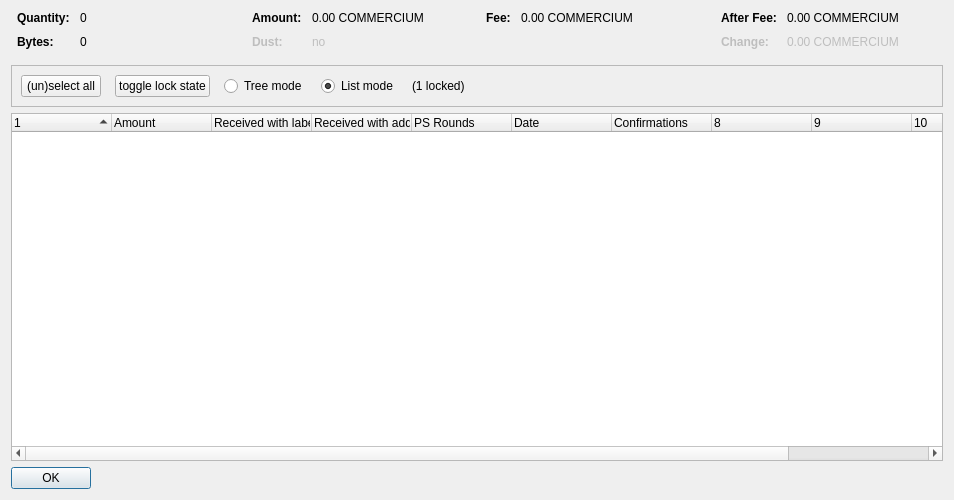
<?xml version="1.0" encoding="UTF-8"?>
<ui version="4.0">
 <class>CoinControlDialog</class>
 <widget class="QDialog" name="CoinControlDialog">
  <property name="geometry">
   <rect>
    <x>0</x>
    <y>0</y>
    <width>954</width>
    <height>500</height>
   </rect>
  </property>
  <property name="windowTitle">
   <string>Coin Selection</string>
  </property>
  <layout class="QVBoxLayout" name="verticalLayout">
   <item>
    <layout class="QHBoxLayout" name="horizontalLayoutTop" stretch="0,0,0,0">
     <property name="topMargin">
      <number>0</number>
     </property>
     <property name="bottomMargin">
      <number>10</number>
     </property>
     <item>
      <layout class="QFormLayout" name="formLayoutCoinControl1">
       <property name="horizontalSpacing">
        <number>10</number>
       </property>
       <property name="verticalSpacing">
        <number>10</number>
       </property>
       <property name="leftMargin">
        <number>6</number>
       </property>
       <property name="rightMargin">
        <number>6</number>
       </property>
       <item row="0" column="0">
        <widget class="QLabel" name="labelCoinControlQuantityText">
         <property name="font">
          <font>
           <weight>75</weight>
           <bold>true</bold>
          </font>
         </property>
         <property name="text">
          <string>Quantity:</string>
         </property>
        </widget>
       </item>
       <item row="0" column="1">
        <widget class="QLabel" name="labelCoinControlQuantity">
         <property name="cursor">
          <cursorShape>IBeamCursor</cursorShape>
         </property>
         <property name="contextMenuPolicy">
          <enum>Qt::ActionsContextMenu</enum>
         </property>
         <property name="text">
          <string notr="true">0</string>
         </property>
         <property name="textInteractionFlags">
          <set>Qt::LinksAccessibleByMouse|Qt::TextSelectableByKeyboard|Qt::TextSelectableByMouse</set>
         </property>
        </widget>
       </item>
       <item row="1" column="0">
        <widget class="QLabel" name="labelCoinControlBytesText">
         <property name="font">
          <font>
           <weight>75</weight>
           <bold>true</bold>
          </font>
         </property>
         <property name="text">
          <string>Bytes:</string>
         </property>
        </widget>
       </item>
       <item row="1" column="1">
        <widget class="QLabel" name="labelCoinControlBytes">
         <property name="cursor">
          <cursorShape>IBeamCursor</cursorShape>
         </property>
         <property name="contextMenuPolicy">
          <enum>Qt::ActionsContextMenu</enum>
         </property>
         <property name="text">
          <string notr="true">0</string>
         </property>
         <property name="textInteractionFlags">
          <set>Qt::LinksAccessibleByMouse|Qt::TextSelectableByKeyboard|Qt::TextSelectableByMouse</set>
         </property>
        </widget>
       </item>
      </layout>
     </item>
     <item>
      <layout class="QFormLayout" name="formLayoutCoinControl2">
       <property name="horizontalSpacing">
        <number>10</number>
       </property>
       <property name="verticalSpacing">
        <number>10</number>
       </property>
       <property name="leftMargin">
        <number>6</number>
       </property>
       <property name="rightMargin">
        <number>6</number>
       </property>
       <item row="0" column="0">
        <widget class="QLabel" name="labelCoinControlAmountText">
         <property name="font">
          <font>
           <weight>75</weight>
           <bold>true</bold>
          </font>
         </property>
         <property name="text">
          <string>Amount:</string>
         </property>
        </widget>
       </item>
       <item row="0" column="1">
        <widget class="QLabel" name="labelCoinControlAmount">
         <property name="cursor">
          <cursorShape>IBeamCursor</cursorShape>
         </property>
         <property name="contextMenuPolicy">
          <enum>Qt::ActionsContextMenu</enum>
         </property>
         <property name="text">
          <string notr="true">0.00 COMMERCIUM</string>
         </property>
         <property name="textInteractionFlags">
          <set>Qt::LinksAccessibleByMouse|Qt::TextSelectableByKeyboard|Qt::TextSelectableByMouse</set>
         </property>
        </widget>
       </item>
       <item row="1" column="0">
        <widget class="QLabel" name="labelCoinControlLowOutputText">
         <property name="enabled">
          <bool>false</bool>
         </property>
         <property name="font">
          <font>
           <weight>75</weight>
           <bold>true</bold>
          </font>
         </property>
         <property name="text">
          <string>Dust:</string>
         </property>
        </widget>
       </item>
       <item row="1" column="1">
        <widget class="QLabel" name="labelCoinControlLowOutput">
         <property name="enabled">
          <bool>false</bool>
         </property>
         <property name="cursor">
          <cursorShape>IBeamCursor</cursorShape>
         </property>
         <property name="contextMenuPolicy">
          <enum>Qt::ActionsContextMenu</enum>
         </property>
         <property name="text">
          <string notr="true">no</string>
         </property>
         <property name="textInteractionFlags">
          <set>Qt::LinksAccessibleByMouse|Qt::TextSelectableByKeyboard|Qt::TextSelectableByMouse</set>
         </property>
        </widget>
       </item>
      </layout>
     </item>
     <item>
      <layout class="QFormLayout" name="formLayoutCoinControl3">
       <property name="horizontalSpacing">
        <number>10</number>
       </property>
       <property name="verticalSpacing">
        <number>10</number>
       </property>
       <property name="leftMargin">
        <number>6</number>
       </property>
       <property name="rightMargin">
        <number>6</number>
       </property>
       <item row="0" column="0">
        <widget class="QLabel" name="labelCoinControlFeeText">
         <property name="font">
          <font>
           <weight>75</weight>
           <bold>true</bold>
          </font>
         </property>
         <property name="text">
          <string>Fee:</string>
         </property>
        </widget>
       </item>
       <item row="0" column="1">
        <widget class="QLabel" name="labelCoinControlFee">
         <property name="cursor">
          <cursorShape>IBeamCursor</cursorShape>
         </property>
         <property name="contextMenuPolicy">
          <enum>Qt::ActionsContextMenu</enum>
         </property>
         <property name="text">
          <string notr="true">0.00 COMMERCIUM</string>
         </property>
         <property name="textInteractionFlags">
          <set>Qt::LinksAccessibleByMouse|Qt::TextSelectableByKeyboard|Qt::TextSelectableByMouse</set>
         </property>
        </widget>
       </item>
      </layout>
     </item>
     <item>
      <layout class="QFormLayout" name="formLayoutCoinControl4">
       <property name="horizontalSpacing">
        <number>10</number>
       </property>
       <property name="verticalSpacing">
        <number>10</number>
       </property>
       <property name="leftMargin">
        <number>6</number>
       </property>
       <property name="rightMargin">
        <number>6</number>
       </property>
       <item row="0" column="0">
        <widget class="QLabel" name="labelCoinControlAfterFeeText">
         <property name="font">
          <font>
           <weight>75</weight>
           <bold>true</bold>
          </font>
         </property>
         <property name="text">
          <string>After Fee:</string>
         </property>
        </widget>
       </item>
       <item row="0" column="1">
        <widget class="QLabel" name="labelCoinControlAfterFee">
         <property name="cursor">
          <cursorShape>IBeamCursor</cursorShape>
         </property>
         <property name="contextMenuPolicy">
          <enum>Qt::ActionsContextMenu</enum>
         </property>
         <property name="text">
          <string notr="true">0.00 COMMERCIUM</string>
         </property>
         <property name="textInteractionFlags">
          <set>Qt::LinksAccessibleByMouse|Qt::TextSelectableByKeyboard|Qt::TextSelectableByMouse</set>
         </property>
        </widget>
       </item>
       <item row="1" column="0">
        <widget class="QLabel" name="labelCoinControlChangeText">
         <property name="enabled">
          <bool>false</bool>
         </property>
         <property name="font">
          <font>
           <weight>75</weight>
           <bold>true</bold>
          </font>
         </property>
         <property name="text">
          <string>Change:</string>
         </property>
        </widget>
       </item>
       <item row="1" column="1">
        <widget class="QLabel" name="labelCoinControlChange">
         <property name="enabled">
          <bool>false</bool>
         </property>
         <property name="cursor">
          <cursorShape>IBeamCursor</cursorShape>
         </property>
         <property name="contextMenuPolicy">
          <enum>Qt::ActionsContextMenu</enum>
         </property>
         <property name="text">
          <string notr="true">0.00 COMMERCIUM</string>
         </property>
         <property name="textInteractionFlags">
          <set>Qt::LinksAccessibleByMouse|Qt::TextSelectableByKeyboard|Qt::TextSelectableByMouse</set>
         </property>
        </widget>
       </item>
      </layout>
     </item>
    </layout>
   </item>
   <item>
    <widget class="QFrame" name="frame">
     <property name="minimumSize">
      <size>
       <width>0</width>
       <height>40</height>
      </size>
     </property>
     <property name="frameShape">
      <enum>QFrame::StyledPanel</enum>
     </property>
     <property name="frameShadow">
      <enum>QFrame::Sunken</enum>
     </property>
     <layout class="QHBoxLayout" name="horizontalLayout">
      <item>
       <layout class="QHBoxLayout" name="horizontalLayoutPanel" stretch="0,0,0,0,0,0">
        <property name="spacing">
         <number>14</number>
        </property>
        <item>
         <widget class="QPushButton" name="pushButtonSelectAll">
          <property name="sizePolicy">
           <sizepolicy hsizetype="Maximum" vsizetype="Fixed">
            <horstretch>0</horstretch>
            <verstretch>0</verstretch>
           </sizepolicy>
          </property>
          <property name="text">
           <string>(un)select all</string>
          </property>
          <property name="autoDefault">
           <bool>false</bool>
          </property>
         </widget>
        </item>
        <item>
         <widget class="QPushButton" name="pushButtonToggleLock">
          <property name="sizePolicy">
           <sizepolicy hsizetype="Maximum" vsizetype="Fixed">
            <horstretch>0</horstretch>
            <verstretch>0</verstretch>
           </sizepolicy>
          </property>
          <property name="text">
           <string>toggle lock state</string>
          </property>
          <property name="autoDefault">
           <bool>false</bool>
          </property>
         </widget>
        </item>
        <item>
         <widget class="QRadioButton" name="radioTreeMode">
          <property name="sizePolicy">
           <sizepolicy hsizetype="Maximum" vsizetype="Fixed">
            <horstretch>0</horstretch>
            <verstretch>0</verstretch>
           </sizepolicy>
          </property>
          <property name="text">
           <string>Tree mode</string>
          </property>
         </widget>
        </item>
        <item>
         <widget class="QRadioButton" name="radioListMode">
          <property name="sizePolicy">
           <sizepolicy hsizetype="Maximum" vsizetype="Fixed">
            <horstretch>0</horstretch>
            <verstretch>0</verstretch>
           </sizepolicy>
          </property>
          <property name="text">
           <string>List mode</string>
          </property>
          <property name="checked">
           <bool>true</bool>
          </property>
         </widget>
        </item>
        <item>
         <widget class="QLabel" name="labelLocked">
          <property name="text">
           <string>(1 locked)</string>
          </property>
         </widget>
        </item>
        <item>
         <spacer name="horizontalSpacer">
          <property name="orientation">
           <enum>Qt::Horizontal</enum>
          </property>
          <property name="sizeHint" stdset="0">
           <size>
            <width>40</width>
            <height>20</height>
           </size>
          </property>
         </spacer>
        </item>
       </layout>
      </item>
     </layout>
    </widget>
   </item>
   <item>
    <widget class="CoinControlTreeWidget" name="treeWidget">
     <property name="contextMenuPolicy">
      <enum>Qt::CustomContextMenu</enum>
     </property>
     <property name="sortingEnabled">
      <bool>false</bool>
     </property>
     <property name="columnCount">
      <number>11</number>
     </property>
     <attribute name="headerShowSortIndicator" stdset="0">
      <bool>true</bool>
     </attribute>
     <attribute name="headerStretchLastSection">
      <bool>false</bool>
     </attribute>
     <column>
      <property name="text">
       <string/>
      </property>
     </column>
     <column>
      <property name="text">
       <string>Amount</string>
      </property>
     </column>
     <column>
      <property name="text">
       <string>Received with label</string>
      </property>
     </column>
     <column>
      <property name="text">
       <string>Received with address</string>
      </property>
     </column>
     <column>
      <property name="text">
       <string>PS Rounds</string>
      </property>
     </column>
     <column>
      <property name="text">
       <string>Date</string>
      </property>
     </column>
     <column>
      <property name="text">
       <string>Confirmations</string>
      </property>
      <property name="toolTip">
       <string>Confirmed</string>
      </property>
     </column>
     <column>
      <property name="text">
       <string/>
      </property>
     </column>
     <column>
      <property name="text">
       <string/>
      </property>
     </column>
     <column>
      <property name="text">
       <string/>
      </property>
     </column>
     <column>
      <property name="text">
       <string/>
      </property>
     </column>
    </widget>
   </item>
   <item>
    <widget class="QDialogButtonBox" name="buttonBox">
     <property name="sizePolicy">
      <sizepolicy hsizetype="Maximum" vsizetype="Fixed">
       <horstretch>0</horstretch>
       <verstretch>0</verstretch>
      </sizepolicy>
     </property>
     <property name="orientation">
      <enum>Qt::Horizontal</enum>
     </property>
     <property name="standardButtons">
      <set>QDialogButtonBox::Ok</set>
     </property>
    </widget>
   </item>
  </layout>
 </widget>
 <customwidgets>
  <customwidget>
   <class>CoinControlTreeWidget</class>
   <extends>QTreeWidget</extends>
   <header>coincontroltreewidget.h</header>
  </customwidget>
 </customwidgets>
 <resources/>
 <connections/>
</ui>
